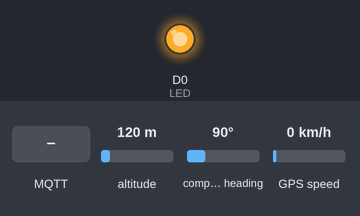
A sketch run on a simulated ESP8266 (NodeMCU). On the bench: output pins drawn as LEDs (lit = HIGH). The test bench sets the inputs (shaded band); at power-on: altitude 120 m, compass heading 90°, GPS speed 0 km/h. WiFi joins after 1.5 s; servers stay silent unless stated; the GPS gets a fix after 3 s at 37.7749, -122.4194 with 8 satellites; no MQTT or app messages arrive unless stated; what the sketch prints to the serial monitor is not drawn.

Above: at 2.7 s.
2.8 s: MQTT message "f" arrives on the first subscribed topic
At 3.5 s:
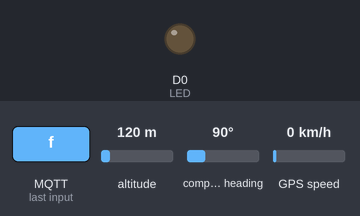
6.5 s: MQTT message "1" arrives on the first subscribed topic
8.0 s: MQTT message "on" arrives on the first subscribed topic
Timing chart, 0 to 11.0 s (numbered marks = the images above; inputs shaded):
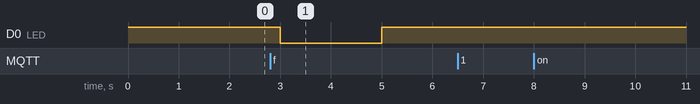

The sketch:

mygps.ino
```cpp
#include <ESP8266WiFi.h>
#include <PubSubClient.h>
#include <TinyGPS++.h>
#include <SoftwareSerial.h>
#define LED D0
char msg[9];
char msg1[9];
char msg2[9];
static const double LONDON_LAT = 13.61050457, LONDON_LON = 79.42950;

static const int RXPin = 12, TXPin = 13;
static const uint32_t GPSBaud = 9600;

// The TinyGPS++ object
TinyGPSPlus gps;

// The serial connection to the GPS device
SoftwareSerial ss(RXPin, TXPin);

const char* ssid = "vamsi1";
const char* password = "12345678";
const char* mqtt_server = "192.168.0.50";

WiFiClient espClient;
PubSubClient client(espClient);
long lastMsg = 0;
int value = 0;

void setup()
{
  Serial.begin(115200);
  ss.begin(GPSBaud);
  pinMode(LED,OUTPUT);
  digitalWrite(LED, HIGH);
  setup_wifi();
  client.setServer(mqtt_server, 1883);

}

void setup_wifi() {

  delay(10);
  // We start by connecting to a WiFi network
  Serial.println();
  Serial.print("Connecting to ");
  Serial.println(ssid);
  WiFi.begin(ssid, password);
  while (WiFi.status() != WL_CONNECTED) {
    delay(500);
    Serial.print(".");
  }

  Serial.println("");
  Serial.println("WiFi connected");
  Serial.println("IP address: ");
  Serial.println(WiFi.localIP());
}

void reconnect() {
  // Loop until we're reconnected
  while (!client.connected()) {
    Serial.print("Attempting MQTT connection...");
    // Attempt to connect
    if (client.connect("ESP8266Client")) {
      Serial.println("connected");
      // Once connected, publish an announcement...
      client.publish("outTopic", "hello world");
      // ... and resubscribe
      client.subscribe("inTopic");
    } else {
      Serial.print("failed, rc=");
      Serial.print(client.state());
      Serial.println(" try again in 5 seconds");
      // Wait 5 seconds before retrying
      delay(5000);
    }
  }
}

void callback(char* topic, byte* payload, unsigned int length) {
  Serial.print("Message arrived [");
  Serial.print(topic);
  Serial.print("] ");
  for (int i = 0; i < length; i++) {
    Serial.print((char)payload[i]);
  }
  Serial.println();

  // Switch on the LED if an 1 was received as first character
  if ((char)payload[0] == '1') {
    snprintf (msg, 9, "%2.6f", gps.location.lat());
    Serial.println(msg);
    snprintf (msg1, 9, "%3.6f", gps.location.lng());
    Serial.println(msg1);
    unsigned long distanceKmToLondon =(unsigned long)TinyGPSPlus::distanceBetween(gps.location.lat(),gps.location.lng(),LONDON_LAT, LONDON_LON) / 1000;
    snprintf (msg2, 9, "%d", distanceKmToLondon);
    Serial.println(msg2);
    client.publish("test7",msg); //test7=lat
    client.publish("test8",msg1); //test8=lon
    client.publish("test9",msg2); //test9=dist
  }
  else if((char)payload[0] == 'f') {

       digitalWrite(LED,LOW);
       delay(2000);
       digitalWrite(LED,HIGH);
  }
}


void loop()
{

  if (!client.connected()) {
    reconnect();
  }
  client.loop();

  long now = millis();
  if (now - lastMsg > 2000) {

  lastMsg = now;
  client.subscribe("test6");
  client.setCallback(callback);
  smartDelay(1000);
  }
}

// This custom version of delay() ensures that the gps object
// is being "fed".
static void smartDelay(unsigned long ms)
{
  unsigned long start = millis();
  do
  {
    while (ss.available())
      gps.encode(ss.read());
  } while (millis() - start < ms);
}
```

Measured:
- after the input at 2.8 s, D0 (LED): HIGH → LOW after 0.20 s, → HIGH 2.0 s later
- after the input at 6.5 s, every drawn part: stays the same
- after the input at 8.0 s, every drawn part: stays the same
